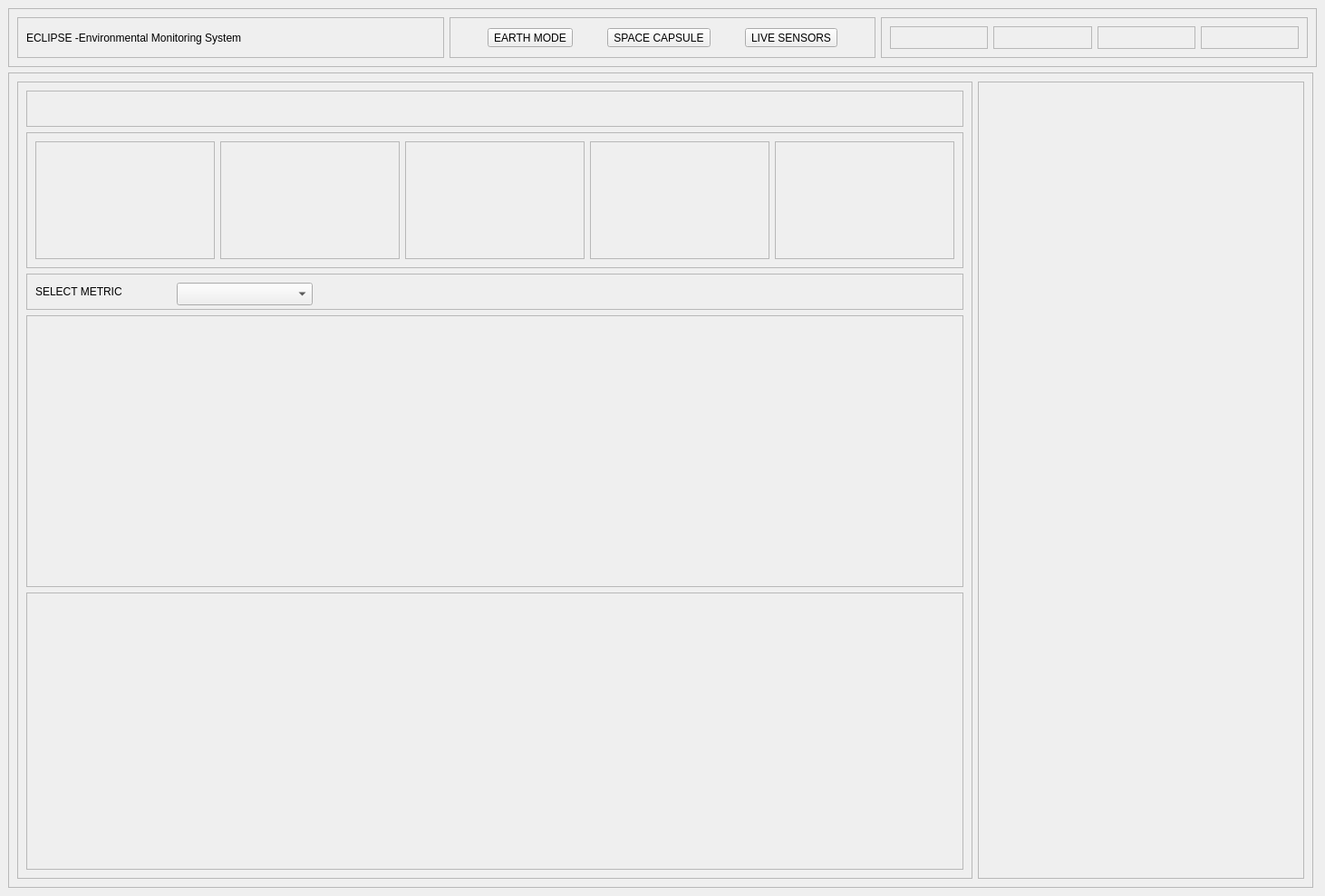
<?xml version="1.0" encoding="UTF-8"?>
<ui version="4.0">
 <class>MainWindow</class>
 <widget class="QMainWindow" name="MainWindow">
  <property name="geometry">
   <rect>
    <x>0</x>
    <y>0</y>
    <width>1462</width>
    <height>989</height>
   </rect>
  </property>
  <property name="windowTitle">
   <string>MainWindow</string>
  </property>
  <widget class="QWidget" name="centralwidget">
   <layout class="QVBoxLayout" name="verticalLayout_3">
    <item>
     <widget class="QFrame" name="headerFrame">
      <property name="minimumSize">
       <size>
        <width>220</width>
        <height>60</height>
       </size>
      </property>
      <property name="maximumSize">
       <size>
        <width>16777215</width>
        <height>70</height>
       </size>
      </property>
      <property name="frameShape">
       <enum>QFrame::StyledPanel</enum>
      </property>
      <property name="frameShadow">
       <enum>QFrame::Raised</enum>
      </property>
      <layout class="QGridLayout" name="gridLayout_2">
       <item row="0" column="3">
        <widget class="QFrame" name="frame_7">
         <property name="maximumSize">
          <size>
           <width>480</width>
           <height>16777215</height>
          </size>
         </property>
         <property name="frameShape">
          <enum>QFrame::StyledPanel</enum>
         </property>
         <property name="frameShadow">
          <enum>QFrame::Raised</enum>
         </property>
         <layout class="QHBoxLayout" name="horizontalLayout">
          <item>
           <widget class="QFrame" name="frame_11">
            <property name="frameShape">
             <enum>QFrame::StyledPanel</enum>
            </property>
            <property name="frameShadow">
             <enum>QFrame::Raised</enum>
            </property>
           </widget>
          </item>
          <item>
           <widget class="QFrame" name="frame_10">
            <property name="frameShape">
             <enum>QFrame::StyledPanel</enum>
            </property>
            <property name="frameShadow">
             <enum>QFrame::Raised</enum>
            </property>
           </widget>
          </item>
          <item>
           <widget class="QFrame" name="frame_12">
            <property name="frameShape">
             <enum>QFrame::StyledPanel</enum>
            </property>
            <property name="frameShadow">
             <enum>QFrame::Raised</enum>
            </property>
           </widget>
          </item>
          <item>
           <widget class="QFrame" name="frame_9">
            <property name="frameShape">
             <enum>QFrame::StyledPanel</enum>
            </property>
            <property name="frameShadow">
             <enum>QFrame::Raised</enum>
            </property>
           </widget>
          </item>
         </layout>
        </widget>
       </item>
       <item row="0" column="1">
        <widget class="QFrame" name="frame_8">
         <property name="maximumSize">
          <size>
           <width>16777215</width>
           <height>70</height>
          </size>
         </property>
         <property name="frameShape">
          <enum>QFrame::StyledPanel</enum>
         </property>
         <property name="frameShadow">
          <enum>QFrame::Raised</enum>
         </property>
         <layout class="QVBoxLayout" name="verticalLayout_4">
          <item>
           <widget class="QLabel" name="label">
            <property name="maximumSize">
             <size>
              <width>16777215</width>
              <height>100</height>
             </size>
            </property>
            <property name="text">
             <string>ECLIPSE -Environmental Monitoring System</string>
            </property>
           </widget>
          </item>
         </layout>
        </widget>
       </item>
       <item row="0" column="2">
        <widget class="QFrame" name="frame_6">
         <property name="maximumSize">
          <size>
           <width>480</width>
           <height>16777215</height>
          </size>
         </property>
         <property name="frameShape">
          <enum>QFrame::StyledPanel</enum>
         </property>
         <property name="frameShadow">
          <enum>QFrame::Raised</enum>
         </property>
         <layout class="QGridLayout" name="gridLayout_3">
          <item row="0" column="0">
           <widget class="QToolButton" name="toolButton_3">
            <property name="text">
             <string>EARTH MODE</string>
            </property>
           </widget>
          </item>
          <item row="0" column="1">
           <widget class="QToolButton" name="btnDashboard">
            <property name="text">
             <string>SPACE CAPSULE</string>
            </property>
           </widget>
          </item>
          <item row="0" column="2">
           <widget class="QToolButton" name="toolButton_2">
            <property name="text">
             <string>LIVE SENSORS</string>
            </property>
           </widget>
          </item>
         </layout>
        </widget>
       </item>
      </layout>
     </widget>
    </item>
    <item>
     <widget class="QFrame" name="mainFrame">
      <property name="minimumSize">
       <size>
        <width>1440</width>
        <height>900</height>
       </size>
      </property>
      <property name="maximumSize">
       <size>
        <width>1440</width>
        <height>900</height>
       </size>
      </property>
      <property name="frameShape">
       <enum>QFrame::StyledPanel</enum>
      </property>
      <property name="frameShadow">
       <enum>QFrame::Raised</enum>
      </property>
      <layout class="QHBoxLayout" name="horizontalLayout_2">
       <item>
        <widget class="QFrame" name="leftFrame">
         <property name="minimumSize">
          <size>
           <width>0</width>
           <height>120</height>
          </size>
         </property>
         <property name="maximumSize">
          <size>
           <width>1080</width>
           <height>900</height>
          </size>
         </property>
         <property name="frameShape">
          <enum>QFrame::StyledPanel</enum>
         </property>
         <property name="frameShadow">
          <enum>QFrame::Raised</enum>
         </property>
         <layout class="QVBoxLayout" name="verticalLayout_2">
          <item>
           <widget class="QFrame" name="messageFrame">
            <property name="maximumSize">
             <size>
              <width>16777215</width>
              <height>40</height>
             </size>
            </property>
            <property name="frameShape">
             <enum>QFrame::StyledPanel</enum>
            </property>
            <property name="frameShadow">
             <enum>QFrame::Raised</enum>
            </property>
           </widget>
          </item>
          <item>
           <widget class="QFrame" name="kpiFrame">
            <property name="minimumSize">
             <size>
              <width>0</width>
              <height>150</height>
             </size>
            </property>
            <property name="maximumSize">
             <size>
              <width>16777215</width>
              <height>150</height>
             </size>
            </property>
            <property name="frameShape">
             <enum>QFrame::StyledPanel</enum>
            </property>
            <property name="frameShadow">
             <enum>QFrame::Raised</enum>
            </property>
            <layout class="QHBoxLayout" name="horizontalLayout_4">
             <item>
              <widget class="QFrame" name="frame_5">
               <property name="frameShape">
                <enum>QFrame::StyledPanel</enum>
               </property>
               <property name="frameShadow">
                <enum>QFrame::Raised</enum>
               </property>
              </widget>
             </item>
             <item>
              <widget class="QFrame" name="frame_4">
               <property name="frameShape">
                <enum>QFrame::StyledPanel</enum>
               </property>
               <property name="frameShadow">
                <enum>QFrame::Raised</enum>
               </property>
              </widget>
             </item>
             <item>
              <widget class="QFrame" name="frame_3">
               <property name="frameShape">
                <enum>QFrame::StyledPanel</enum>
               </property>
               <property name="frameShadow">
                <enum>QFrame::Raised</enum>
               </property>
              </widget>
             </item>
             <item>
              <widget class="QFrame" name="frame_2">
               <property name="frameShape">
                <enum>QFrame::StyledPanel</enum>
               </property>
               <property name="frameShadow">
                <enum>QFrame::Raised</enum>
               </property>
              </widget>
             </item>
             <item>
              <widget class="QFrame" name="frame">
               <property name="frameShape">
                <enum>QFrame::StyledPanel</enum>
               </property>
               <property name="frameShadow">
                <enum>QFrame::Raised</enum>
               </property>
              </widget>
             </item>
            </layout>
           </widget>
          </item>
          <item>
           <widget class="QFrame" name="selectMetricFrame">
            <property name="maximumSize">
             <size>
              <width>16777215</width>
              <height>40</height>
             </size>
            </property>
            <property name="frameShape">
             <enum>QFrame::StyledPanel</enum>
            </property>
            <property name="frameShadow">
             <enum>QFrame::Raised</enum>
            </property>
            <layout class="QGridLayout" name="gridLayout">
             <item row="0" column="0">
              <widget class="QLabel" name="selectMetricLabel">
               <property name="maximumSize">
                <size>
                 <width>150</width>
                 <height>30</height>
                </size>
               </property>
               <property name="text">
                <string>SELECT METRIC</string>
               </property>
              </widget>
             </item>
             <item row="0" column="1">
              <widget class="QComboBox" name="selectMetricBox">
               <property name="minimumSize">
                <size>
                 <width>0</width>
                 <height>25</height>
                </size>
               </property>
               <property name="maximumSize">
                <size>
                 <width>150</width>
                 <height>40</height>
                </size>
               </property>
              </widget>
             </item>
             <item row="0" column="2">
              <widget class="QWidget" name="widget" native="true"/>
             </item>
            </layout>
           </widget>
          </item>
          <item>
           <widget class="QFrame" name="graphFrame">
            <property name="maximumSize">
             <size>
              <width>16777215</width>
              <height>300</height>
             </size>
            </property>
            <property name="frameShape">
             <enum>QFrame::StyledPanel</enum>
            </property>
            <property name="frameShadow">
             <enum>QFrame::Raised</enum>
            </property>
           </widget>
          </item>
          <item>
           <widget class="QFrame" name="emptyBottomFrame">
            <property name="frameShape">
             <enum>QFrame::StyledPanel</enum>
            </property>
            <property name="frameShadow">
             <enum>QFrame::Raised</enum>
            </property>
           </widget>
          </item>
         </layout>
        </widget>
       </item>
       <item>
        <widget class="QFrame" name="rightFrame">
         <property name="maximumSize">
          <size>
           <width>360</width>
           <height>900</height>
          </size>
         </property>
         <property name="frameShape">
          <enum>QFrame::StyledPanel</enum>
         </property>
         <property name="frameShadow">
          <enum>QFrame::Raised</enum>
         </property>
        </widget>
       </item>
      </layout>
     </widget>
    </item>
   </layout>
  </widget>
 </widget>
 <resources/>
 <connections/>
</ui>
